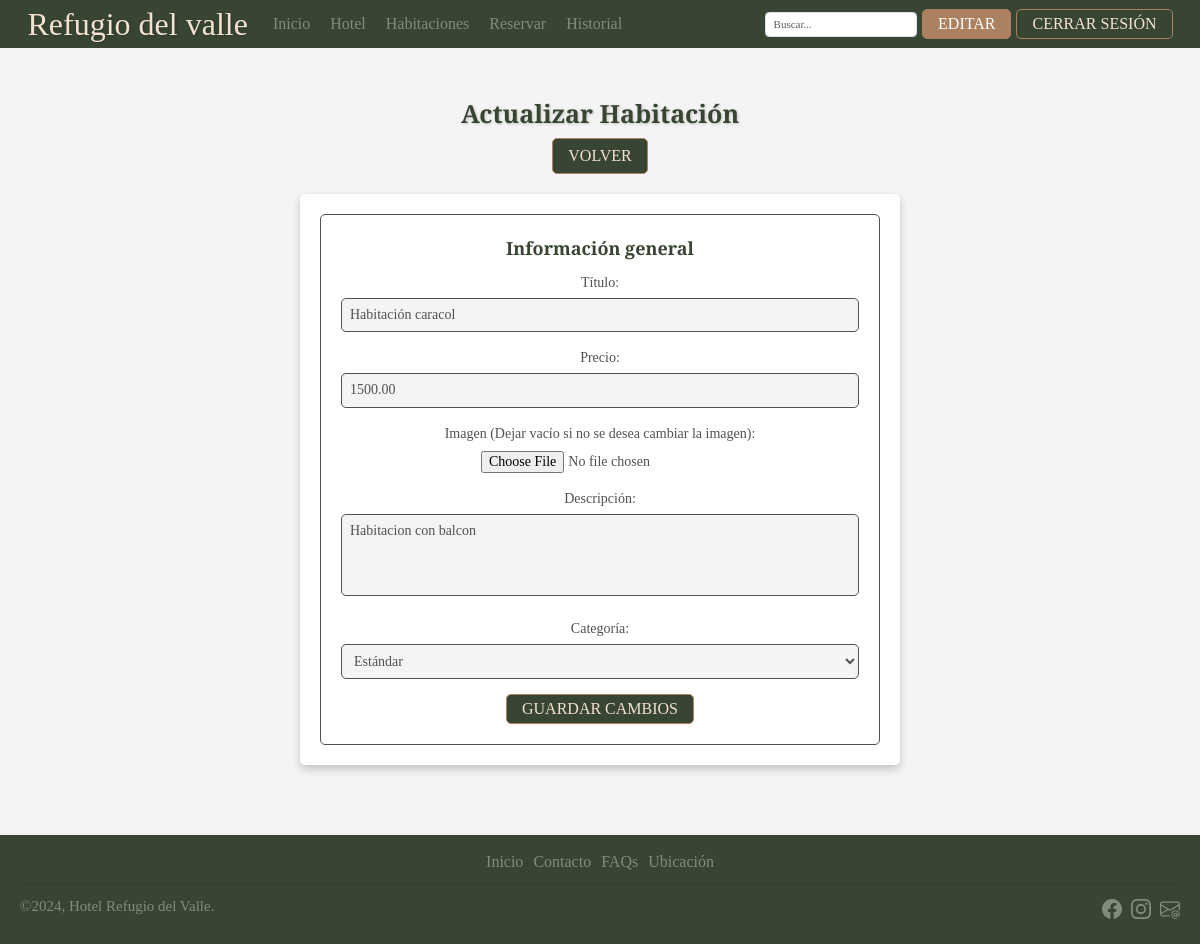
Screenshot of /admin/habitaciones/actualizar.php?id=10 (signed in) with the database file from the repository.
### tables this page shows
CREATE TABLE `habitaciones` (
  `id` int(11) NOT NULL,
  `titulo` varchar(255) NOT NULL,
  `precio` decimal(10,2) NOT NULL,
  `imagen` varchar(255) NOT NULL,
  `descripcion` text NOT NULL,
  `fecha_creacion` timestamp NOT NULL DEFAULT current_timestamp(),
  `categoria` enum('Estandar','Superior') NOT NULL DEFAULT 'Estandar',
  `disponibilidad` tinyint(1) NOT NULL DEFAULT 1
);

### admin/habitaciones/actualizar.php (the view, shortened to what this page needs)
<?php
include $_SERVER['DOCUMENT_ROOT'] . '/public/config/config.inc.php';
$usuarioAutenticado = false;
$rolUsuario = null;
if (isset($_SESSION['id_usuario'])) {
    $usuarioAutenticado = true;
    $nombreUsuario = $_SESSION['nombre'];
    $rolUsuario = $_SESSION['rol'];
}
$id = $_GET['id'] ?? null;
try {
    $sql = "SELECT * FROM habitaciones WHERE id = :id";
    $stmt = $conn->prepare($sql);
    $stmt->execute([':id' => $id]);
    $habitacion = $stmt->fetch(PDO::FETCH_ASSOC);
} catch (PDOException $e) {
    die("Error al obtener los datos: " . $e->getMessage());
}
?>
<!DOCTYPE html>
<html lang="es">
<head>
    <link href="https://cdn.jsdelivr.net/npm/bootstrap@5.3.3/dist/css/bootstrap.min.css" rel="stylesheet"
>
    <link rel="stylesheet" href="/public/css/normalize.css">
    <link rel="stylesheet" href="/public/css/index.css">
</head>
<body>
    <header class="navbar navbar-expand-md">
        <div class="container-fluid">
            <a class="margen" href="/public/index.php">
                <h1>Refugio del valle</h1>
            </a>
            <div class=" opciones collapse navbar-collapse" id="navbarCollapse">
                <ul class="navbar-nav me-auto mb-2 mb-md-0">
                    <li class="nav-item">
                        <a class="nav-link" href="/public/index.php">Inicio</a>
                    </li>
                    <li class="nav-item">
                        <a class="nav-link" href="/public/hotel.php">Hotel</a>
                    </li>
                    <li class="nav-item">
                        <a class="nav-link" href="/public/habitacion.php">Habitaciones</a>
                    </li>
                    <li class="nav-item">
                        <a class="nav-link" href="/public/reservacion.php">Reservar</a>
                    </li>
                    <li class="nav-item">
                        <a class="nav-link" href="/public/historial_reservaciones.php">Historial</a>
                    </li>
                </ul>
                <form class=" col-lg-auto mb-3 mb-lg-0 me-lg-2" role="search">
                    <input type="search" id="busqueda" class="form-control" placeholder="Buscar..." aria-label="Search">
                </form>
                <div class="d-flex" role="search">
                    <?php if ($usuarioAutenticado): ?>
                        <?php if ($rolUsuario === 'admin'): ?>
                            <button id="btn-editar" class="botones mayusculas"
                                onclick="window.location.href='/public/admin/indexAdmin.php'">
                                Editar
                            </button>
                        <?php else: ?>
                            <span id="saludo">Hola, <?= htmlspecialchars($nombreUsuario); ?></span>
                        <?php endif; ?>
                        <button id="btn-iniciar" class="botones mayusculas"
                            onclick="window.location.href='/public/logout.php'">
                            Cerrar Sesión
                        </button>
                    <?php else: ?>
                        <button id="btn-iniciar" class="botones mayusculas"
                            onclick="window.location.href='/public/sesiones.php?action=login'">Iniciar Sesión</button>
                    <?php endif; ?>
                </div>
            </div>
        </div>
    </header>
    <main class="contenedor">
        <h1 class="titulo-admin">Actualizar Habitación</h1>
        <a href="/public/admin/indexAdmin.php" class="botones btn-crud mayusculas">Volver</a>
        <form action="/public/actualizar_habitacion.php" class="formulario-crear" method="POST"
            enctype="multipart/form-data">
            <fieldset>
                <legend>Información general</legend>
                <label for="titulo">Título:</label>
                <input type="text" name="titulo" id="titulo" class="input"
                    value="<?= htmlspecialchars($habitacion['titulo']) ?>" required>
                <label for="precio">Precio:</label>
                <input type="number" name="precio" id="precio" class="input"
                    value="<?= htmlspecialchars($habitacion['precio']) ?>" required>
                <label for="imagen">Imagen (Dejar vacío si no se desea cambiar la imagen):</label>
                <input type="file" name="imagen" id="imagen" class="input-file" accept="image/jpeg, image/png, image/avif">
                <label for="descripcion">Descripción:</label>
                <textarea name="descripcion" id="descripcion" class="textarea" rows="4"
                    required><?= htmlspecialchars($habitacion['descripcion']) ?></textarea>
                <label for="categoria">Categoría:</label>
                <select id="categoria" name="categoria" required>
                    <option value="Estandar" <?= $habitacion['categoria'] === 'Estandar' ? 'selected' : '' ?>>Estándar
                    </option>
                </select>
                <button type="submit" class="botones btn-crud mayusculas">Guardar Cambios</button>
            </fieldset>
        </form>
    </main>
    <footer>
        <div class="opciones flex centrar-footer borde">
            <ul class="navegacion centrar-footer">
                <li><a href="/public/index.php">Inicio</a></li>
                <li><a href="/public/faqs.php#faq-contacto">Contacto</a></li>
                <li><a href="/public/faqs.php">FAQs</a></li>
                <li><a href="https://maps.app.goo.gl/Mtrx23by6En5LVF5A" target="_blank">Ubicación</a></li>
            </ul>
        </div>
        <hr>
        <div id="seccion-final">
            <div>
                <p>©2024, Hotel Refugio del Valle.</p>
            </div>
            <div>
                <ul id="iconos">
                    <li><a href="https://www.facebook.com/" target="_blank">  </a></li>
                    <li><a href="https://www.instagram.com/" target="_blank"></a></li>
                    <li><a href="mailto:hotelrefugiovalle@gmail.com"></a></li>
                </ul>
            </div>
        </div>
    </footer>
</body>
</html>

### css/index.css (style rules this page uses)
:root { --fondo: #f4f4f4; --primario: #F4E2D1; --secundario: #384533; --verdeClaro: #d2d3c1; --colorLinks: #818c7b; --arcilla: #ab8160; --grisOscuro: #515151; --blanco: #ffffff; }
html { box-sizing: border-box; font-size: 62.5%; }
*, *:before, *:after { box-sizing: inherit; }
body { font-family: 'Merriweather'; font-size: 1.6rem; background-color: var(--fondo); }
header { background-color: var(--secundario); padding: 2rem 2rem; }
h1 { color: var(--primario); text-shadow: 0.1rem 0.1rem 0.3rem rgba(0, 0, 0, 0.2); margin: 0; }
.margen { margin: 0 2rem; }
a { text-decoration: none; }
.opciones ul { display: flex; gap: 1rem; list-style: none; margin: 0; padding: 0; }
.opciones ul li a { color: var(--colorLinks); font-weight: 500; padding: 0.5rem 0; transition: color 0.3s; }
#busqueda { height: 2.5rem; font-size: 1.1rem; width: 100%; flex: 1 }
.mayusculas { text-transform: uppercase; }
.botones { border: 0.1rem solid var(--arcilla); border-radius: 0.5rem; color: var(--primario); padding: 0.5rem 1.5rem; cursor: pointer; transition: background-color 0.3s, transform 0.2s; text-align: center; }
#btn-iniciar, .btn-crud, #btn-editar:hover { background-color: var(--secundario); color: var(--primario); }
#btn-editar { background-color: var(--arcilla); color: var(--blanco); margin-right: 0.5rem; }
.d-flex { display: flex; justify-content: center; align-items: center; margin-right: 2rem; }
.contenedor { max-width: 90%; margin: 5rem auto; display: flex; flex-direction: column; align-items: center; text-align: center; }
footer { background-color: var(--secundario); padding: 1.5rem 2rem; }
.centrar-footer { justify-content: center; }
#seccion-final { display: flex; justify-content: space-between; }
#seccion-final p { color: var(--colorLinks); font-size: 1.5rem; }
#iconos li { display: inline; }
.icono { width: 2rem; height: 2rem; margin-right: 0.5rem; fill: var(--colorLinks); }
#iconos li:last-child .icono { margin-right: 0; }
.formulario-crear { width: 100%; max-width: 60rem; margin: 2rem auto; background-color: var(--blanco); padding: 2rem; border-radius: 0.5rem; box-shadow: 0 4px 8px rgba(0, 0, 0, 0.2); }
.formulario-crear fieldset { border: 1px solid var(--grisOscuro); border-radius: 0.5rem; padding: 2rem; }
.formulario-crear legend { font-size: 1.8rem; font-weight: bold; color: var(--secundario); margin-bottom: 1rem; }
.formulario-crear label { display: block; font-size: 1.4rem; font-weight: 500; color: var(--grisOscuro); margin-bottom: 0.5rem; }
.formulario-crear .input { width: 100%; padding: 0.8rem; font-size: 1.4rem; border: 1px solid var(--grisOscuro); border-radius: 0.5rem; margin-bottom: 1.5rem; background-color: var(--fondo); color: var(--grisOscuro); transition: border-color 0.3s ease; }
.formulario-crear .input-file { font-size: 1.4rem; margin-bottom: 1.5rem; color: var(--grisOscuro); }
.formulario-crear .textarea { width: 100%; padding: 0.8rem; font-size: 1.4rem; border: 1px solid var(--grisOscuro); border-radius: 0.5rem; margin-bottom: 1.5rem; background-color: var(--fondo); color: var(--grisOscuro); resize: none; transition: border-color 0.3s ease; }
.formulario-crear select { width: 100%; padding: 0.8rem; font-size: 1.4rem; border: 1px solid var(--grisOscuro); border-radius: 0.5rem; margin-bottom: 1.5rem; background-color: var(--fondo); color: var(--grisOscuro); transition: border-color 0.3s ease; }
.titulo-admin { font-size: 2.5rem; font-weight: bold; color: var(--secundario); margin-bottom: 1rem; }

### rows the page displays
habitaciones: titulo "Habitación caracol", precio "1500.00", descripcion "Habitacion con balcon", categoria "Estándar"
